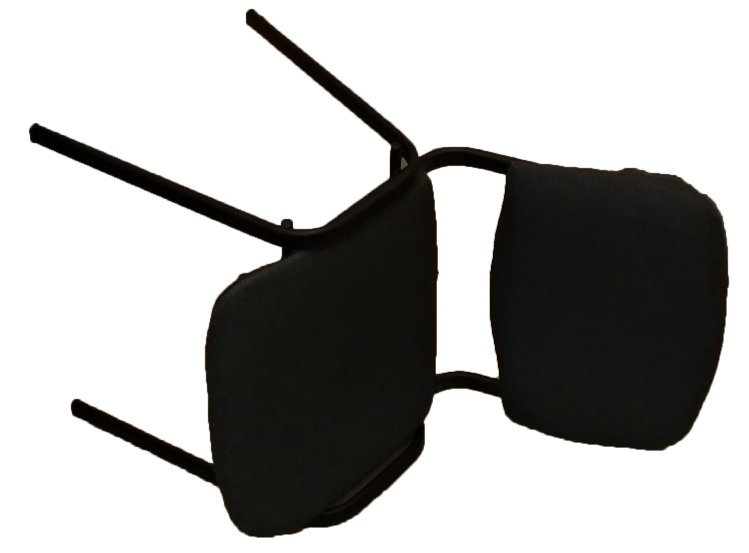
#> input picture chair_templates/without_background/no_2chair_1.jpg, 1497 x 1105 px (shown at 1/2 size); its folder holds only this picture in this run
$ python main.py --dir chair_templates/without_background   (older library calls are emulated)
#> lines starting #> are read from the running program, lines starting #| are printed output that depends on the picture; after the words box and inside, x2 and y2 are one past the last pixel; in counts of white or black regions, pixels touching at a corner belong together
### door_finder.py

from matplotlib import pyplot as plt
from skimage import img_as_ubyte
from skimage.morphology import disk
from skimage.transform import hough_line, hough_line_peaks
from skimage.filters import gaussian, rank
from skimage.morphology import binary_closing, binary_opening
import numpy as np


# [42 lines left out: functions try_all_threshold_for_hough, draw_all_hough_line, not called in this run]


def local_otsu_preproc(image, output_flag=False):
    img = img_as_ubyte(image)
    radius = 15
    selem = disk(radius)
    local_otsu = rank.otsu(img, selem)
    img_local_otsu = img >= local_otsu

    img_local_otsu_blur = gaussian(img_local_otsu, sigma=0.9, multichannel=True)
    tmp_res_otsu_open = binary_closing(img_local_otsu_blur, selem=np.ones((5, 5)))
    tmp_res_otsu_close = binary_opening(tmp_res_otsu_open, selem=np.ones((10, 10)))

    if output_flag:
        plt.imshow(tmp_res_otsu_close, cmap="gray")
        plt.show()
    percent = 0.5
    border = [0, round(tmp_res_otsu_close.shape[0] * percent), 0, tmp_res_otsu_close.shape[1]]
    tmp_img = tmp_res_otsu_close[border[0]:border[1], border[2]:border[3]]
    res_img = tmp_img == 0
    return res_img


# FIXME прямые - наклонные, на какой именно высоте стоит искать ширину? на высоте стула (верхняя, нижняя, середина)
def find_door_width(image, output_flag=False, vertical_limiter=0.3):
    x_min = image.shape[1]
    x_max = 0.0
    tmp_image = local_otsu_preproc(image, output_flag)
    h, theta, d = hough_line(tmp_image)

    if output_flag:
        fig, ax = plt.subplots(1, 2, figsize=(15, 6))
        ax[0].imshow(image, cmap='gray')
        ax[0].set_title('Input image')
        ax[0].set_axis_off()
        ax[1].imshow(image, cmap='gray')

    left_line = []
    right_line = []
    left_line_param = {}
    right_line_param = {}
    for _, angle, dist in zip(*hough_line_peaks(h, theta, d)):
        y0 = (dist - 0 * np.cos(angle)) / np.sin(angle)
        y1 = (dist - image.shape[1] * np.cos(angle)) / np.sin(angle)
        if np.abs(angle) <= vertical_limiter:
            if x_min > dist:
                left_line = [[0, image.shape[1]], [y0, y1]]
                left_line_param["angle"] = angle
                left_line_param["dist"] = dist
                x_min = dist
            if x_max < dist:
                right_line = [[0, image.shape[1]], [y0, y1]]
                right_line_param["angle"] = angle
                right_line_param["dist"] = dist
                x_max = dist
            if output_flag:
                ax[1].plot((0, image.shape[1]), (y0, y1), '-r')
    if output_flag:
        ax[1].set_xlim((0, image.shape[1]))
        ax[1].set_ylim((image.shape[0], 0))
        # ax[1].set_axis_off()
        ax[1].set_title('Detected lines')
        plt.tight_layout()
        fig.show()
        plt.close(fig)

    return x_max - x_min, [left_line, right_line], [left_line_param, right_line_param]

### chair_finder_bin.py
from matplotlib import pyplot as plt
from skimage.filters import gaussian
from skimage.morphology import binary_closing, binary_opening
import numpy as np
from matplotlib.patches import Rectangle
from skimage.color import rgb2gray
from skimage.filters import threshold_minimum
from skimage.measure import label, regionprops


def get_border(mask):
    vertical_indices = np.where(np.any(mask, axis=1))[0]
    top, bottom = vertical_indices[0], vertical_indices[-1]
    horizontal_indices = np.where(np.any(mask, axis=0))[0]
    left, right = horizontal_indices[0], horizontal_indices[-1]
    corner = (left, top)
    height = bottom - top
    width = right - left
    rect_border = Rectangle(corner, width, height, linewidth=5, edgecolor='b', facecolor='none')
    return rect_border


def get_largest_component(mask, background=0):
    # разбиение маски на компоненты связности
    labels = label(mask, background=background)
    # нахождение свойств каждой области (положение центра, площадь, bbox, интервал интенсивностей и т.д.)
    props = regionprops(labels)
    # нас интересуют площади компонент связности
    areas = [prop.area for prop in props]

    # print("Значения площади для каждой компоненты связности: {}".format(areas))
    largest_comp_id = np.array(areas).argmax() # находим номер компоненты с максимальной площадью
    # print("labels - матрица, заполненная индексами компонент связности со значениями из множества: {}".format(np.unique(labels)))
    # print("максимальная компонента:", largest_comp_id + 1)
    # области нумеруются с 1, поэтому надо прибавить 1 к индексу
    return labels == (largest_comp_id + 1)


def get_chair_width(image, output_flag=False):
    image_blur = gaussian(image, sigma=2, multichannel=True)
    largest_component = binarization(image_blur, output_flag)
    border = get_border(largest_component)

    if output_flag:
        fig, ax = plt.subplots(1, 1)
        ax.imshow(image, cmap='gray')
        ax.add_patch(border)
        fig.show()
        plt.close(fig)
    return border.get_width(), border


def binarization(image, output_flag=False):
    image_gray = rgb2gray(image)
    thresh = threshold_minimum(image_gray)
    image_binary = image_gray > thresh

    image_binary = binary_opening(image_binary, selem=np.ones((5, 5)))
    image_binary = binary_closing(image_binary, selem=np.ones((10, 10)))
    largest_component = get_largest_component(image_binary, background=1)
    if output_flag:
        fig, ax = plt.subplots(1, 3)
        ax[0].set_title('input')
        ax[1].set_title('binarization')
        ax[2].set_title('largest component')
        ax[0].imshow(image, cmap='gray')
        ax[1].imshow(image_binary, cmap='gray')
        ax[2].imshow(largest_component, cmap='gray')
        fig.show()
        plt.close(fig)

    return largest_component

### main.py
import argparse
from matplotlib import pyplot as plt
import numpy as np
import cv2
import os

from chair_finder_ORB import find_best_template
from chair_finder_bin import get_chair_width
from door_finder import find_door_width

DATASET_DIR = "dataset"
TESTS_DER = "tests"
BORDER_PERCENT = 1 / 9


# [11 lines left out: function chair_ORB_finder_test, not called in this run]


def find_door_width_near_chair(chair_border, line_params):
    # y = chair_border.get_y() + chair_border.get_height()
    y = chair_border.get_y()
    x = []
    for param in line_params:
        if param == {}:
            return -1
        angle = param["angle"]
        dist = param["dist"]
        tmp_x = (dist - y * np.sin(angle))/np.cos(angle)
        x.append(tmp_x)
    x_max = np.max(x)
    x_min = np.min(x)
    left_x = x_min + (x_max - x_min) * BORDER_PERCENT
    right_x = x_max - (x_max - x_min) * BORDER_PERCENT
    line = [[left_x, right_x], [y, y]]
    width = right_x - left_x
    return width, line


def test(mode="common", dir_path=None, output_detail_flag=False, output_flag=False):
    if mode == "common":
        if dir_path is None:
            dir = "common_test"
            dir_path = os.path.join(TESTS_DER, dir)
        chair_proc_flag = True
        door_proc_flag = True
    elif mode == "door":
        if dir_path is None:
            dir = "door_test"
            dir_path = os.path.join(TESTS_DER, dir)
        chair_proc_flag = False
        door_proc_flag = True
    elif mode == "chair":
        if dir_path is None:
            dir = "chair_test"
            dir_path = os.path.join(TESTS_DER, dir)
        chair_proc_flag = True
        door_proc_flag = False
    else:
        print("Wrong mode \"%s\"" % mode)
        return
    correct_num = 0
    all_num = 0

    files = os.listdir(dir_path)
    images = filter(lambda x: x.endswith('.jpg'), files)
    for img_name in images:
        print(img_name)
        path = os.path.join(dir_path, img_name)
        image = cv2.imread(path)
        image_gray = cv2.cvtColor(image, cv2.COLOR_BGR2GRAY)
        if door_proc_flag:
            door_width, lines, param = find_door_width(image_gray, output_detail_flag)
        if chair_proc_flag:
            chair_width, border = get_chair_width(image_gray, output_detail_flag)

        if output_flag:
            fig, ax = plt.subplots(1, 2)
            fig.suptitle(img_name)
            ax[0].set_title("\ninput")
            ax[1].set_title("\nresult")
            ax[0].imshow(cv2.cvtColor(image, cv2.COLOR_BGR2RGB))
            ax[1].imshow(image_gray, cmap='gray')
            if chair_proc_flag:
                ax[1].add_patch(border)
            if door_proc_flag:
                for line in lines:
                    if not line:
                        continue
                    ax[1].plot(line[0], line[1], "r")
                ax[1].set_xlim((0, image.shape[1]))
                ax[1].set_ylim((image.shape[0], 0))

        if door_proc_flag and mode == "door":
            print("door`s width  = %i" % door_width)
        if chair_proc_flag:
            print("chair`s width = %i" % chair_width)
        if mode == "common":
            alt_door_width, alt_line = find_door_width_near_chair(chair_border=border, line_params=param)
            print("alt door width = %i" % alt_door_width)
            if output_flag and alt_line:
                ax[1].plot(alt_line[0], alt_line[1], "g.-")

            if alt_door_width >= chair_width:
                ans = "yes"
            else:
                ans = "no"
            print("Answer is %s" % ans)
            all_num += 1
            if img_name.startswith(ans):
                correct_num += 1
                print("Correct\n")
            else:
                print("Incorrect\n")

        if output_flag:
            fig.show()
            plt.close(fig)
    if mode == "common":
        print("Correct percent = %s" % (correct_num / all_num))


def parse_arguments():
    parser = argparse.ArgumentParser('')
    parser.add_argument('-p', '--dir', default=None, help='"path to the input images dir')
    parser.add_argument('-m', '--mode', default="common",
                        help='mode can be "door", "chair", "common" (default: "common")')
    parser.add_argument('-o', '--output_img', default=False,
                        help='output result images')
    parser.add_argument('-d', '--details', default=False,
                        help='output details of algorithm')

    return parser.parse_args()


def main():
    args = parse_arguments()
    img_dir = args.dir
    mode = args.mode
    output_flag = args.output_img
    output_details_flag = args.details
    test(mode=mode, dir_path=img_dir, output_flag=output_flag, output_detail_flag=output_details_flag)
#> in test, image is the input picture: shape (1105, 1497, 3); mean B, G, R 174.4, 175.7, 175.9
#> in local_otsu_preproc, `local_otsu = rank.otsu(img, selem)`:
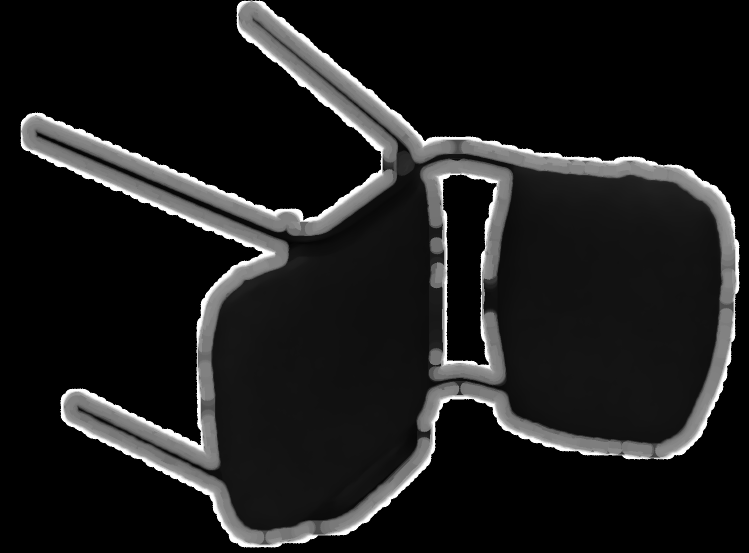
#> local_otsu: shape (1105, 1497) (shown at 1/2 size); min 0, max 254, mean 27.6
#> in local_otsu_preproc, `img_local_otsu = img >= local_otsu`:
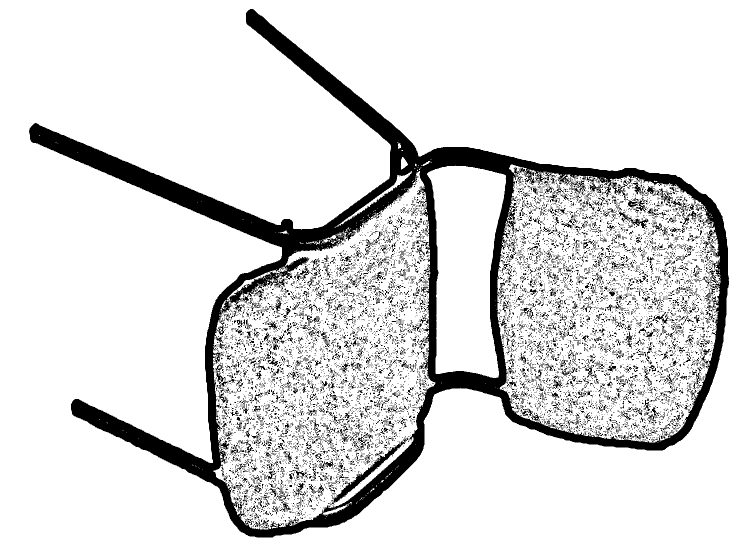
#> img_local_otsu: shape (1105, 1497) bool (shown at 1/2 size); 87.1% white; 9795 black regions (9079 under 20 px), largest, box (x1, y1, x2, y2) and area: (58, 18, 1458, 1075) 138205, (662, 875, 816, 1009) 1938, (1238, 422, 1297, 458) 483
#> in local_otsu_preproc, `tmp_res_otsu_open = binary_closing(img_local_otsu_blur, selem=np.ones(..`:
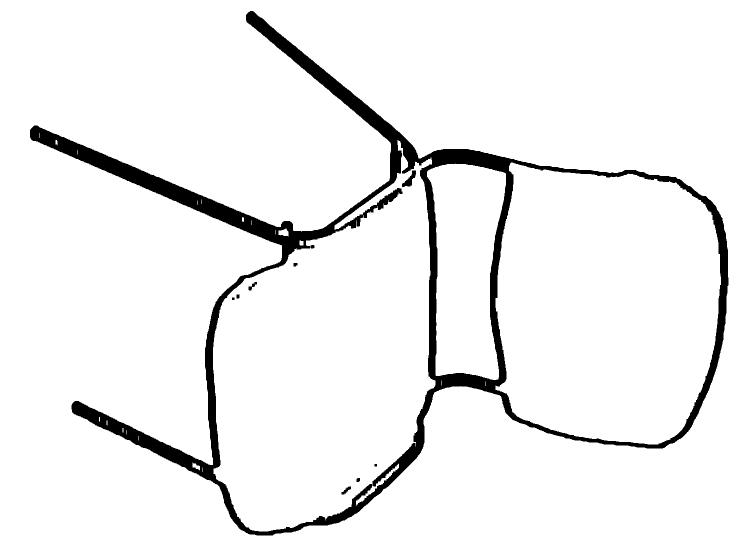
#> tmp_res_otsu_open: shape (1105, 1497) bool (shown at 1/2 size); 94.1% white; 10 black regions, largest, box (x1, y1, x2, y2) and area: (60, 22, 1457, 1071) 95906, (804, 341, 832, 374) 382, (683, 973, 702, 989) 130
#> in local_otsu_preproc, `tmp_res_otsu_close = binary_opening(tmp_res_otsu_open, selem=np.ones((..`:
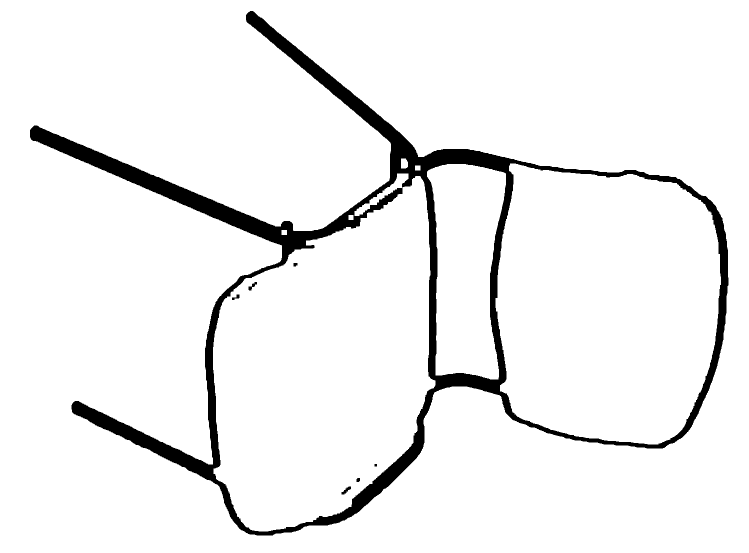
#> tmp_res_otsu_close: shape (1105, 1497) bool (shown at 1/2 size); 94% white; 7 black regions, largest, box (x1, y1, x2, y2) and area: (60, 22, 1457, 1071) 99367, (683, 973, 702, 989) 130, (497, 564, 514, 581) 114
#> in local_otsu_preproc, `tmp_img = tmp_res_otsu_close[border[0]:border[1], border[2]:border[3]]`:
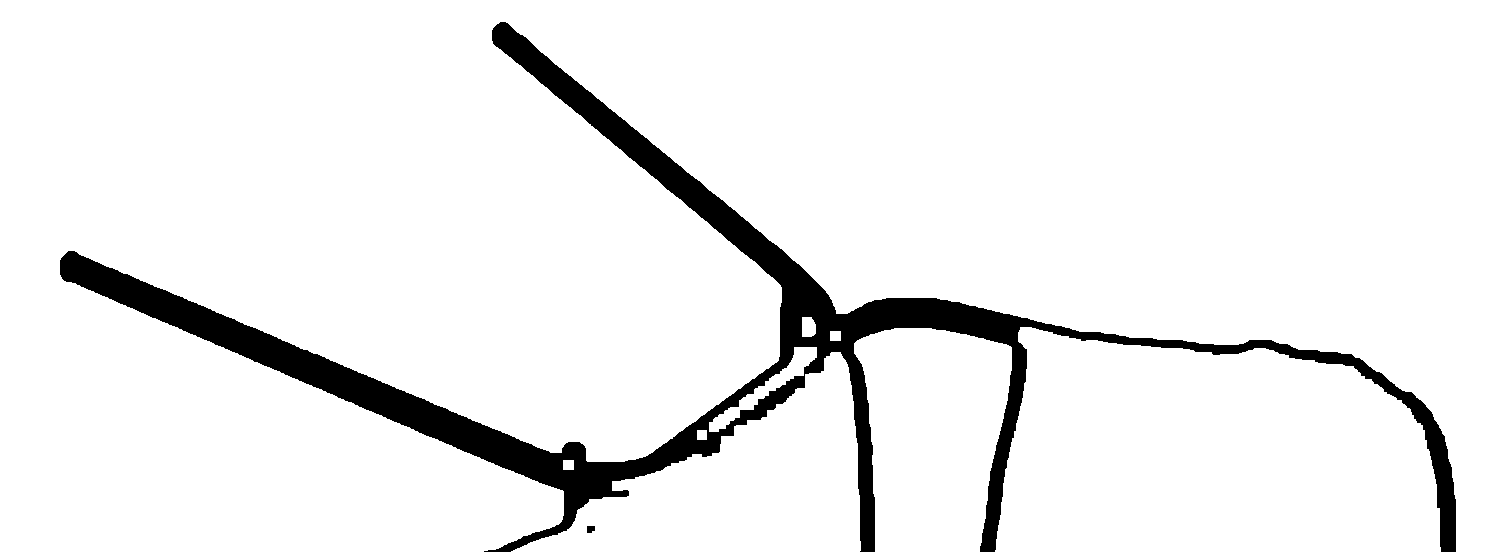
#> tmp_img: shape (552, 1497) bool; 93.2% white; 2 black regions, box (x1, y1, x2, y2) and area: (60, 22, 1456, 552) 56226, (587, 526, 595, 533) 50
#> in find_door_width, `h, theta, d = hough_line(tmp_image)`:
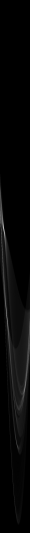
#> h: shape (3193, 180) uint64 (shown at 1/6 size); min 0, max 611, mean 17.6; drawn with min black and max white
#> in find_door_width, `h, theta, d = hough_line(tmp_image)`: theta = 180 values from -1.57 to 1.55; d = 3193 values from -1596 to 1596
#> the loop in find_door_width, `for _, angle, dist in zip(*hough_line_peaks(h, theta, d)):` made 27 passes
#> (angle, dist, y0, y1) on passes 1 to 8: (-1.17, -212, 230.3, 865.7), (-1.19, -227, 244.8, 849.7), (-1.15, -201, 220, 886.5), (-1.5, -259, 259.6, 364.3), (-0.785, 351, -496.4, 1000.6), (-1.47, -217, 218.2, 375.5), (-1.48, -238, 238.9, 369.9), (-1.45, -197, 198.5, 382.3)
#> after the loop in find_door_width, `for _, angle, dist in zip(*hough_line_peaks(h, theta, d)):`: left_line = []; left_line_param = 0 items; right_line = []; right_line_param = 0 items; x_max = 0; x_min = 1497
#> in test, `door_width, lines, param = find_door_width(image_gray, output_detail_f..`: door_width = -1497; lines = [[], []]; param = 2 items
#> in binarization, `thresh = threshold_minimum(image_gray)`: thresh = 0.51
#> in binarization, `image_binary = image_gray > thresh`:
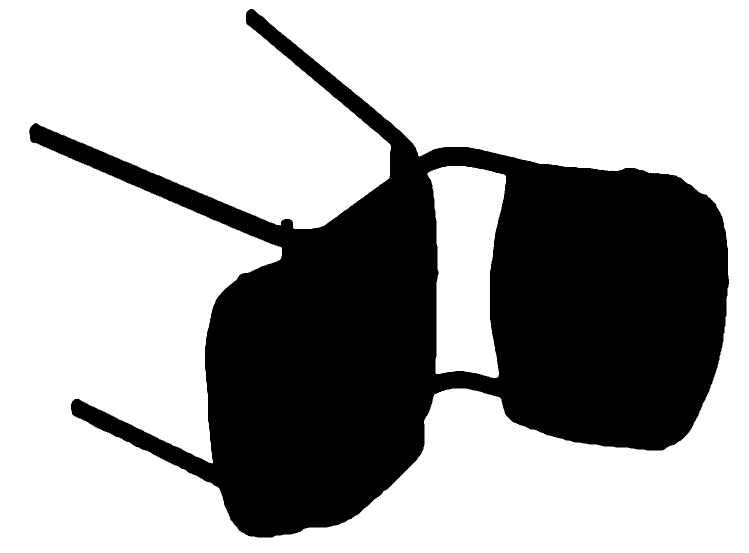
#> image_binary: shape (1105, 1497) bool (shown at 1/2 size); 66.6% white; 1 black region, box (x1, y1, x2, y2) and area: (58, 18, 1458, 1075) 552154
#> in get_largest_component, `props = regionprops(labels)`: props = 1 regions; box (x1, y1, x2, y2) and area: (59, 20, 1458, 1075) 552125
#> in get_largest_component, `areas = [prop.area for prop in props]`: areas = [552125]
#> in get_largest_component, `largest_comp_id = np.array(areas).argmax()`: largest_comp_id = 0
#> in get_border, `vertical_indices = np.where(np.any(mask, axis=1))[0]`: vertical_indices = 1055 values from 20 to 1074
#> in get_border, `top, bottom = vertical_indices[0], vertical_indices[-1]`: top = 20; bottom = 1074
#> in get_border, `horizontal_indices = np.where(np.any(mask, axis=0))[0]`: horizontal_indices = 1399 values from 59 to 1457
#> in get_border, `left, right = horizontal_indices[0], horizontal_indices[-1]`: left = 59; right = 1457
#> in get_border, `corner = (left, top)`: corner = (59, 20)
#> in get_border, `height = bottom - top`: height = 1054
#> in get_border, `width = right - left`: width = 1398
#| chair`s width = 1398
#> the loop in find_door_width_near_chair, `for param in line_params:` made 1 pass
#> after the loop in find_door_width_near_chair, `for param in line_params:`: x = []
    # chair_ORB_finder_test(True)


if __name__ == "__main__":
#> (the run stopped early here; a loop or call above may not have finished)
